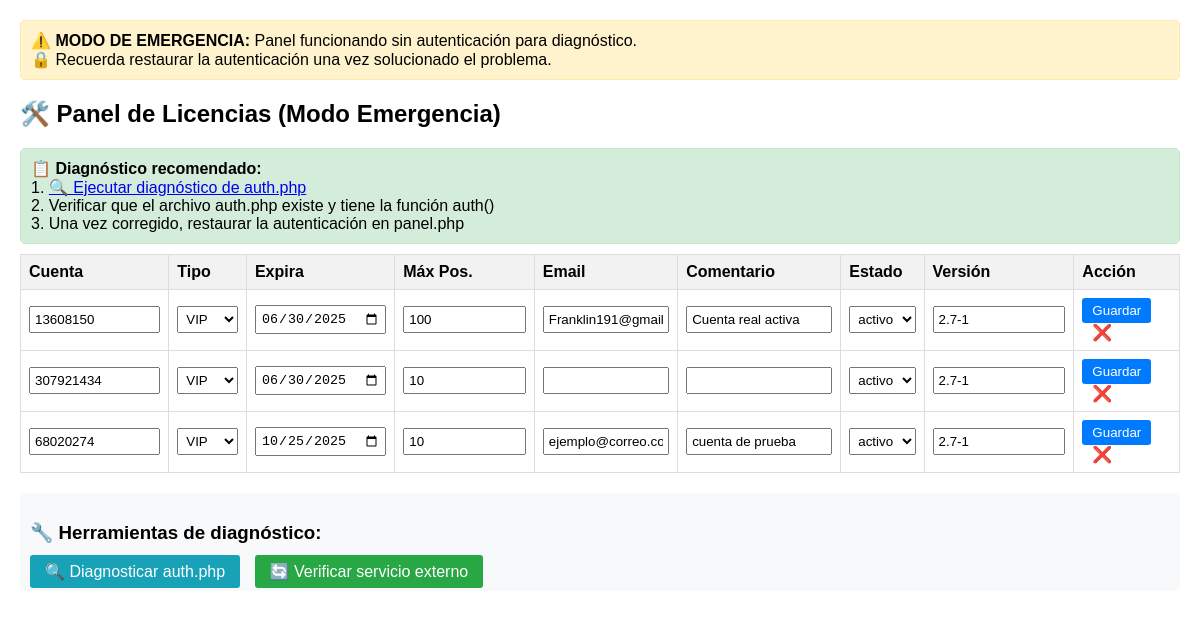
/axrepad/panel_no_auth.php, run on an earlier commit of the app's database.
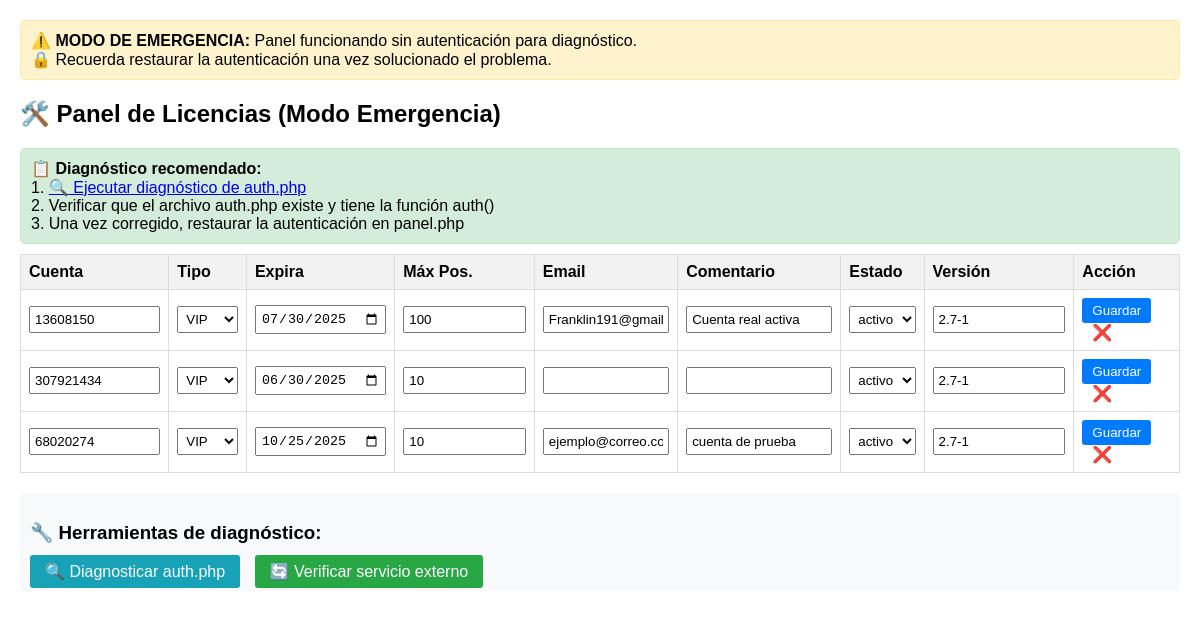
And on a later commit of the database.
### tables this page shows
CREATE TABLE licencias (
    cuenta TEXT PRIMARY KEY,
    tipo TEXT,
    expira TEXT,
    max_posiciones INTEGER,
    email TEXT,
    comentario TEXT,
    estado TEXT,
    version_permitida TEXT
);

### public/axrepad/panel_no_auth.php (the view, shortened to what this page needs)
<?php
echo "<div style='background:#fff3cd; border:1px solid #ffeaa7; padding:10px; margin:10px 0; border-radius:5px;'>";
echo "⚠️ <strong>MODO DE EMERGENCIA:</strong> Panel funcionando sin autenticación para diagnóstico.<br>";
echo "🔒 Recuerda restaurar la autenticación una vez solucionado el problema.";
echo "</div>";
$db = new PDO('sqlite:/app/db/licencias.sqlite');
$db->setAttribute(PDO::ATTR_ERRMODE, PDO::ERRMODE_EXCEPTION);
$licencias = $db->query('SELECT * FROM licencias ORDER BY cuenta')->fetchAll(PDO::FETCH_ASSOC);
?>
<!DOCTYPE html>
<html>
<head>
</head>
<body>
<h2>🛠️ Panel de Licencias (Modo Emergencia)</h2>
<div class="alert">
    <strong>📋 Diagnóstico recomendado:</strong><br>
    1. <a href="auth_debug.php" target="_blank">🔍 Ejecutar diagnóstico de auth.php</a><br>
    2. Verificar que el archivo auth.php existe y tiene la función auth()<br>
    3. Una vez corregido, restaurar la autenticación en panel.php
</div>
<table>
<tr>
<th>Cuenta</th><th>Tipo</th><th>Expira</th><th>Máx Pos.</th><th>Email</th><th>Comentario</th><th>Estado</th><th>Versión</th><th>Acción</th>
</tr>
<?php foreach ($licencias as $lic) { ?>
<tr><form method="POST">
<td><input name="cuenta" value="<?=htmlspecialchars($lic['cuenta'])?>"></td>
<td>
    <select name="tipo">
        <option value="VIP" <?=$lic['tipo']=='VIP'?'selected':''?>>VIP</option>
    </select>
</td>
<td><input type="date" name="expira" value="<?=htmlspecialchars($lic['expira'])?>"></td>
<td><input name="max_posiciones" type="number" value="<?=htmlspecialchars($lic['max_posiciones'])?>"></td>
<td><input name="email" value="<?=htmlspecialchars($lic['email'])?>"></td>
<td><input name="comentario" value="<?=htmlspecialchars($lic['comentario'])?>"></td>
<td>
    <select name="estado">
        <option value="activo" <?=$lic['estado']=='activo'?'selected':''?>>activo</option>
    </select>
</td>
<td><input name="version_permitida" value="<?=htmlspecialchars($lic['version_permitida'] ?? '')?>"></td>
<td>
    <button type="submit">Guardar</button>
    <a href="?eliminar=<?=htmlspecialchars($lic['cuenta'])?>" onclick="return confirm('¿Eliminar?')" style="color:red; text-decoration:none; margin-left:10px;">❌</a>
</td>
</form></tr>
<?php } ?>
</table>
<div style="margin-top: 20px; padding: 10px; background: #f8f9fa; border-radius: 5px;">
    <h3>🔧 Herramientas de diagnóstico:</h3>
    <a href="auth_debug.php" style="background: #17a2b8; color: white; padding: 8px 15px; text-decoration: none; border-radius: 3px; margin-right: 10px;">🔍 Diagnosticar auth.php</a>
    <a href="wake_service.php" style="background: #28a745; color: white; padding: 8px 15px; text-decoration: none; border-radius: 3px;">🔄 Verificar servicio externo</a>
</div>
</body>
</html>

### public/axrepad/panel_no_auth.php (style rules this page uses)
body { font-family: Arial, sans-serif; margin: 20px; }
table { border-collapse: collapse; width: 100%; }
th, td { border: 1px solid #ddd; padding: 8px; text-align: left; }
th { background-color: #f2f2f2; }
input, select { width: 100%; padding: 4px; }
button { background: #007bff; color: white; padding: 5px 10px; border: none; border-radius: 3px; cursor: pointer; }
.alert { background: #d4edda; border: 1px solid #c3e6cb; padding: 10px; border-radius: 5px; margin: 10px 0; }

What changed in the data, as far as the page shows it:
changed licencias "Franklin191@gmail.com": expira "06/30/2025" → "07/30/2025"
